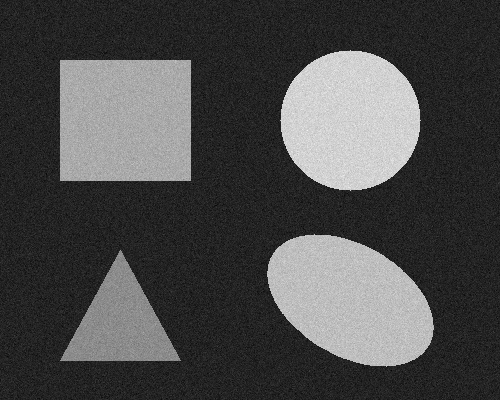
#> input picture sample_images/shapes_noisy.png, 500 x 400 px
$ python 02_region_growing.py
#> lines starting #> are read from the running program, lines starting #| are printed output that depends on the picture; after the words box and inside, x2 and y2 are one past the last pixel; in counts of white or black regions, pixels touching at a corner belong together
"""
Modul Praktikum 05 - Bagian 2: Segmentasi Citra Berbasis Wilayah (Region Growing)
Topik:
1. Konsep Dasar Region Growing (Seed Points, Similarity Criterion, Connectivity)
2. Implementasi Queue-based (Breadth-First Search) Region Growing dari Scratch
3. Pengaruh Nilai Threshold / Toleransi Kesamaan
4. Multi-Seed Region Growing untuk Segmentasi Multi-Objek
"""

import os
from collections import deque
import cv2
import numpy as np
import matplotlib.pyplot as plt

def region_growing(img_gray, seed_point, threshold=15, connectivity=8, dynamic_mean=True):
    """
    Algoritma Region Growing Tunggal Berbasis Queue (BFS).

    Parameter:
    - img_gray: np.ndarray, citra grayscale 2D
    - seed_point: tuple (x, y), koordinat titik awal (seed)
    - threshold: int/float, batas toleransi perbedaan intensitas piksel
    - connectivity: 4 atau 8 tetangga
    - dynamic_mean: bool, jika True membandingkan dengan rata-rata region terkini;
                   jika False membandingkan langsung dengan intensitas titik seed awal.

    Return:
    - mask: np.ndarray uint8 (nilai 255 untuk region terpilih, 0 untuk lainnya)
    """
    h, w = img_gray.shape
    segmented_mask = np.zeros((h, w), dtype=np.uint8)
    visited = np.zeros((h, w), dtype=bool)

    sx, sy = seed_point
    if sx < 0 or sx >= w or sy < 0 or sy >= h:
        raise ValueError(f"Titik seed {seed_point} di luar batas citra ({w}x{h})")

    # Tentukan orientasi tetangga
    if connectivity == 4:
        neighbors_offset = [(-1, 0), (1, 0), (0, -1), (0, 1)]
    else:  # 8-connectivity
        neighbors_offset = [(-1, -1), (-1, 0), (-1, 1),
                            (0, -1),           (0, 1),
                            (1, -1),  (1, 0),  (1, 1)]

    # Inisialisasi Antrean BFS
    queue = deque()
    queue.append((sx, sy))
    visited[sy, sx] = True
    segmented_mask[sy, sx] = 255

    region_sum = float(img_gray[sy, sx])
    region_count = 1
    seed_intensity = float(img_gray[sy, sx])

    while queue:
        cx, cy = queue.popleft()

        # Nilai acuan perbandingan
        current_ref = (region_sum / region_count) if dynamic_mean else seed_intensity

        for dx, dy in neighbors_offset:
            nx, ny = cx + dx, cy + dy

            # Cek boundary citra
            if 0 <= nx < w and 0 <= ny < h:
                if not visited[ny, nx]:
                    visited[ny, nx] = True
                    pixel_val = float(img_gray[ny, nx])

                    # Kriteria kesamaan: selisih absolut <= threshold
                    if abs(pixel_val - current_ref) <= threshold:
                        segmented_mask[ny, nx] = 255
                        queue.append((nx, ny))
                        region_sum += pixel_val
                        region_count += 1

    return segmented_mask

def multi_seed_region_growing(img_gray, seed_points_dict, threshold=15):
    """
    Region Growing untuk banyak objek dengan seed berbeda secara simultan.

    Parameter:
    - seed_points_dict: dict label_id -> (x, y)

    Return:
    - labeled_mask: np.ndarray int32, setiap region memiliki label unik
    """
    h, w = img_gray.shape
    labeled_mask = np.zeros((h, w), dtype=np.int32)
    visited = np.zeros((h, w), dtype=bool)

    # Inisialisasi BFS untuk setiap seed
    queue = deque()
    stats = {}

    for label_id, (sx, sy) in seed_points_dict.items():
        queue.append((sx, sy, label_id))
        visited[sy, sx] = True
        labeled_mask[sy, sx] = label_id
        stats[label_id] = {
            "sum": float(img_gray[sy, sx]),
            "count": 1,
            "seed_val": float(img_gray[sy, sx])
        }

    neighbors_offset = [(-1, -1), (-1, 0), (-1, 1),
                        (0, -1),           (0, 1),
                        (1, -1),  (1, 0),  (1, 1)]

    while queue:
        cx, cy, label_id = queue.popleft()
        ref_val = stats[label_id]["sum"] / stats[label_id]["count"]

        for dx, dy in neighbors_offset:
            nx, ny = cx + dx, cy + dy
            if 0 <= nx < w and 0 <= ny < h:
                if not visited[ny, nx]:
                    visited[ny, nx] = True
                    pixel_val = float(img_gray[ny, nx])

                    if abs(pixel_val - ref_val) <= threshold:
                        labeled_mask[ny, nx] = label_id
                        queue.append((nx, ny, label_id))
                        stats[label_id]["sum"] += pixel_val
                        stats[label_id]["count"] += 1

    return labeled_mask

def main():
    base_dir = os.path.dirname(os.path.abspath(__file__))
    sample_dir = os.path.join(base_dir, "sample_images")
    output_dir = os.path.join(base_dir, "output")
    os.makedirs(output_dir, exist_ok=True)

    print("==================================================")
    print("PRAKTIKUM 05: SEGMENTASI CITRA REGION GROWING")
    print("==================================================")

    # 1. Load Citra Uji
    img_path = os.path.join(sample_dir, "shapes_noisy.png")
    img_gray = cv2.imread(img_path, cv2.IMREAD_GRAYSCALE)
#> img_gray is the input picture: shape (400, 500); min 0, max 244, mean 74.4
    if img_gray is None:
        raise FileNotFoundError("Citra shapes_noisy.png tidak ditemukan!")

    # 2. Definisikan Titik Seed untuk masing-masing objek
    # Bentuk objek: Kotak (120, 120), Lingkaran (350, 120), Segitiga (120, 320), Elips (350, 300)
    seed_kotak = (120, 120)
    seed_lingkaran = (350, 120)
    seed_segitiga = (120, 320)
    seed_elips = (350, 300)

    print(f"[Seed Info] Titik Seed Kotak: {seed_kotak}, Intensitas: {img_gray[seed_kotak[1], seed_kotak[0]]}")
#| [Seed Info] Titik Seed Kotak: (120, 120), Intensitas: 185
    print(f"[Seed Info] Titik Seed Lingkaran: {seed_lingkaran}, Intensitas: {img_gray[seed_lingkaran[1], seed_lingkaran[0]]}")
#| [Seed Info] Titik Seed Lingkaran: (350, 120), Intensitas: 217

    # 3. Uji Pengaruh Variasi Threshold pada Kotak
    mask_t5 = region_growing(img_gray, seed_kotak, threshold=5)    # Terlalu ketat (under-segmentation)
#> in region_growing, `region_sum = float(img_gray[sy, sx])`: region_sum = 185
#> the loop in region_growing, `while queue:` made 5 passes
#> current_ref on passes 1 to 5: 185, 182.7, 182.2, 182.8, 182.8
#> after the loop in region_growing, `while queue:`:
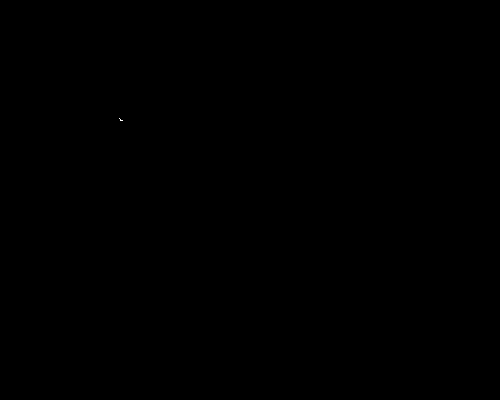
#> segmented_mask: shape (400, 500); 0% white in thin lines or dots, all inside (x1, y1, x2, y2) = (119, 118, 123, 121)
#> after the loop in region_growing, `while queue:`: visited: shape (400, 500) bool; 0.01% white; 1 white region, box (x1, y1, x2, y2) and area: (118, 117, 124, 122) 23
#> after the loop in region_growing, `while queue:`: region_count = 5; region_sum = 914
    mask_t15 = region_growing(img_gray, seed_kotak, threshold=15)  # Optimal
#> call 2 of region_growing, with seed_point = (120, 120), threshold = 15, connectivity = 8, dynamic_mean = True
#> in region_growing (call 2), `region_sum = float(img_gray[sy, sx])`: region_sum = 185
#> the loop in region_growing (call 2), `while queue:` made 14908 passes
#> current_ref on passes 1 to 3: 185, 180.5, 178.7
#> after the loop in region_growing (call 2), `while queue:`: segmented_mask: shape (400, 500); 7.5% white; 1 white region, box (x1, y1, x2, y2) and area: (60, 60, 191, 181) 14908
#> after the loop in region_growing (call 2), `while queue:`:
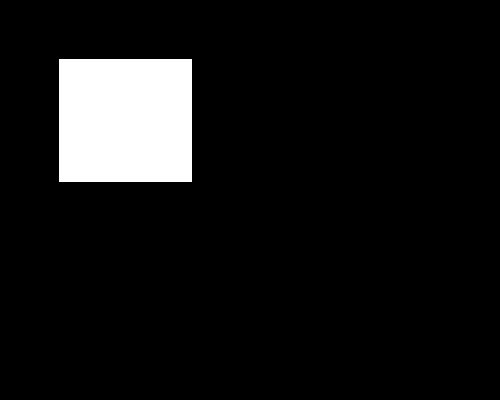
#> visited: shape (400, 500) bool; 8.2% white; 1 white region, box (x1, y1, x2, y2) and area: (59, 59, 192, 182) 16359
#> after the loop in region_growing (call 2), `while queue:`: region_count = 14908; region_sum = 2526818
    mask_t90 = region_growing(img_gray, seed_kotak, threshold=90)  # Terlalu longgar (leaking / over-segmentation)
#> call 3 of region_growing, with seed_point = (120, 120), threshold = 90, connectivity = 8, dynamic_mean = True
#> in region_growing (call 3), `region_sum = float(img_gray[sy, sx])`: region_sum = 185
#> the loop in region_growing (call 3), `while queue:` made 15851 passes
#> current_ref on passes 1 to 3: 185, 170.6, 170.6
#> after the loop in region_growing (call 3), `while queue:`:
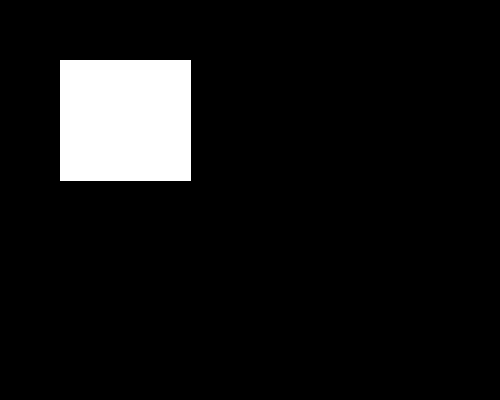
#> segmented_mask: shape (400, 500); 7.9% white; 1 white region, box (x1, y1, x2, y2) and area: (60, 60, 191, 181) 15851
#> after the loop in region_growing (call 3), `while queue:`: region_count = 15851; region_sum = 2687052

    # 4. Multi-Seed Region Growing untuk memisahkan semua 4 objek sekaligus
    seeds_dict = {
        1: seed_kotak,
        2: seed_lingkaran,
        3: seed_segitiga,
        4: seed_elips
    }
    multi_mask = multi_seed_region_growing(img_gray, seeds_dict, threshold=20)
#> after the loop in multi_seed_region_growing, `for label_id, (sx, sy) in seed_points_dict.items():`: labeled_mask: shape (400, 500) int32; 5 distinct labels, from 0 to 4
#> after the loop in multi_seed_region_growing, `for label_id, (sx, sy) in seed_points_dict.items():`: visited: shape (400, 500) bool; 0% white in thin lines or dots, all inside (x1, y1, x2, y2) = (120, 120, 351, 321)
#> after the loop in multi_seed_region_growing, `for label_id, (sx, sy) in seed_points_dict.items():`: stats = 4 items
#> the loop in multi_seed_region_growing, `while queue:` made 53097 passes
#> (cx, cy, label_id, ref_val) on passes 1 to 3: (120, 120, 1, 185), (350, 120, 2, 217), (120, 320, 3, 130)
#> after the loop in multi_seed_region_growing, `while queue:`:
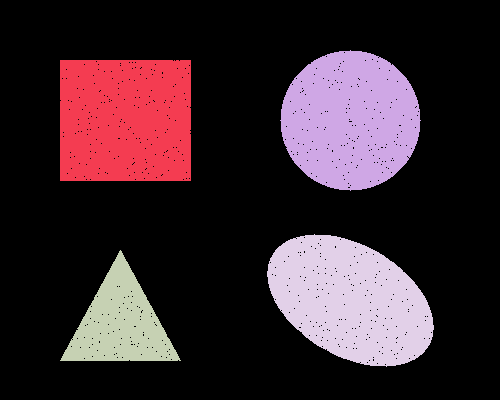
#> labeled_mask: shape (400, 500) int32; 5 distinct labels, from 0 to 4; one colour per label, 0 black
#> after the loop in multi_seed_region_growing, `while queue:`:
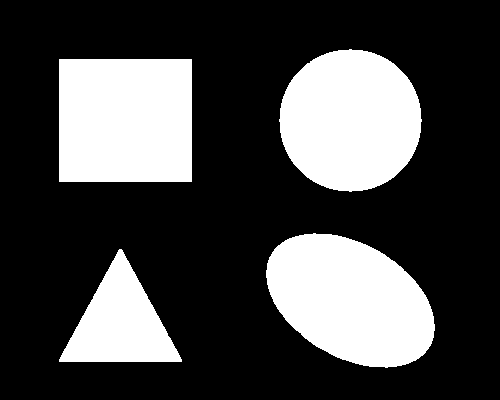
#> visited: shape (400, 500) bool; 27.9% white; 4 white regions, box (x1, y1, x2, y2) and area: (59, 59, 192, 182) 16359, (266, 233, 435, 368) 16358, (279, 49, 422, 192) 15940, (59, 249, 182, 362) 7236

    # 5. Visualisasi Hasil
    fig, axes = plt.subplots(2, 3, figsize=(15, 10))
    plt.suptitle("Praktikum 05: Implementasi dan Eksperimen Region Growing", fontsize=16, fontweight='bold')

    # Citra Asli + Titik Seed
    img_rgb_seeds = cv2.cvtColor(img_gray, cv2.COLOR_GRAY2RGB)
    for sid, (sx, sy) in seeds_dict.items():
        cv2.circle(img_rgb_seeds, (sx, sy), 5, (255, 0, 0), -1)
        cv2.putText(img_rgb_seeds, f"S{sid}", (sx + 8, sy + 5), cv2.FONT_HERSHEY_SIMPLEX, 0.5, (0, 255, 255), 2)
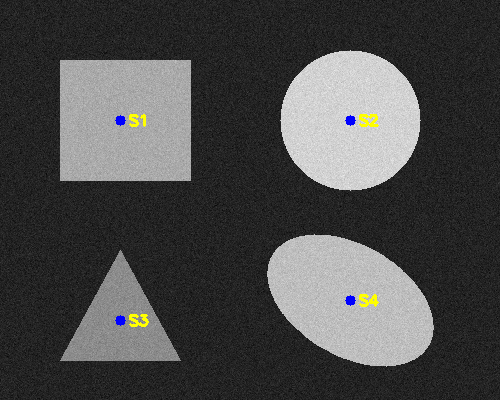
#> img_rgb_seeds: shape (400, 500, 3); 0.47% of pixels changed, all inside (x1, y1, x2, y2) = (115, 114, 379, 327)

    axes[0, 0].imshow(img_rgb_seeds)
    axes[0, 0].set_title("Citra Input + Titik Seed (S1-S4)", fontsize=11, fontweight='bold')
    axes[0, 0].axis('off')

    # Threshold = 5 (Under-segmentation)
    axes[0, 1].imshow(mask_t5, cmap='gray')
    axes[0, 1].set_title("Region Growing (T=5) - Under-segmented", fontsize=11, fontweight='bold')
    axes[0, 1].axis('off')

    # Threshold = 15 (Optimal)
    axes[0, 2].imshow(mask_t15, cmap='gray')
    axes[0, 2].set_title("Region Growing (T=15) - Optimal", fontsize=11, fontweight='bold')
    axes[0, 2].axis('off')

    # Threshold = 90 (Leaking)
    axes[1, 0].imshow(mask_t90, cmap='gray')
    axes[1, 0].set_title("Region Growing (T=90) - Bocor/Leaking", fontsize=11, fontweight='bold')
    axes[1, 0].axis('off')

    # Multi-Seed Segmented Map (Colormap)
    axes[1, 1].imshow(multi_mask, cmap='tab10')
    axes[1, 1].set_title("Multi-Seed Region Growing (4 Objek)", fontsize=11, fontweight='bold')
    axes[1, 1].axis('off')

    # Overlay Segmentasi pada Citra Asli
    overlay = cv2.cvtColor(img_gray, cv2.COLOR_GRAY2RGB)
    colors = [(255, 50, 50), (50, 255, 50), (50, 150, 255), (255, 200, 50)]
    for sid in range(1, 5):
        obj_mask = (multi_mask == sid).astype(np.uint8)
        contours, _ = cv2.findContours(obj_mask, cv2.RETR_EXTERNAL, cv2.CHAIN_APPROX_SIMPLE)
        cv2.drawContours(overlay, contours, -1, colors[sid - 1], 2)
#> obj_mask: shape (400, 500); values 0 (black) and 1 (white), 7.8% white; 1 white region, box (x1, y1, x2, y2) and area: (267, 234, 434, 367) 15570
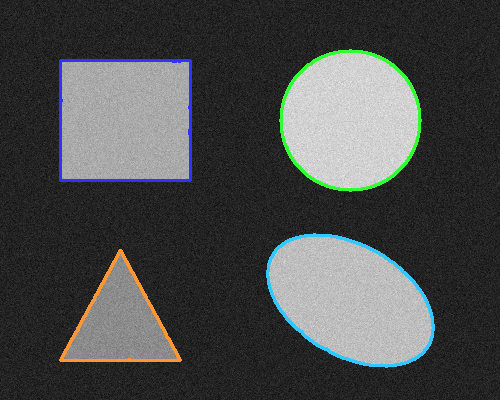
#> overlay: shape (400, 500, 3); 2.95% of pixels changed, all inside (x1, y1, x2, y2) = (59, 49, 435, 368)

    axes[1, 2].imshow(overlay)
    axes[1, 2].set_title("Overlay Kontur Segmentasi Multi-Objek", fontsize=11, fontweight='bold')
    axes[1, 2].axis('off')

    plt.tight_layout()
    out_path = os.path.join(output_dir, "02_region_growing.png")
    plt.savefig(out_path, dpi=200)
#> figure, not shown here; B, G, R data is drawn as R, G, B
    plt.close()

    print(f"[SUCCESS] Hasil Region Growing disimpan di: {out_path}")

if __name__ == "__main__":
    main()

$ run again, with sample_images/bimodal_coins.png copied over sample_images/shapes_noisy.png
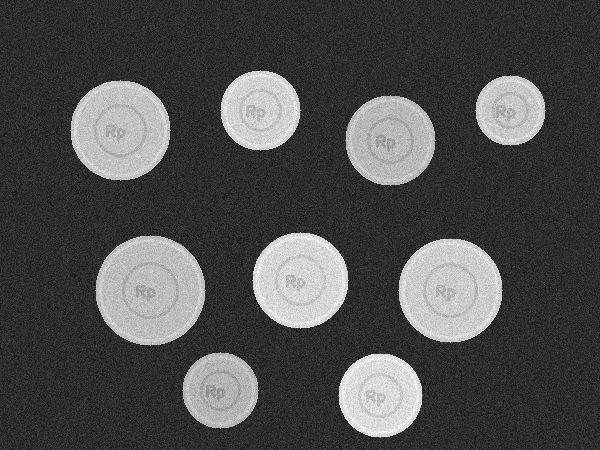
#> input picture sample_images/bimodal_coins.png, 600 x 450 px
#> in main, img_gray is the input picture: shape (450, 600); min 2, max 255, mean 77.9
#| [Seed Info] Titik Seed Kotak: (120, 120), Intensitas: 192
#| [Seed Info] Titik Seed Lingkaran: (350, 120), Intensitas: 187
#> in region_growing, `region_sum = float(img_gray[sy, sx])`: region_sum = 192
#> the loop in region_growing, `while queue:` made 116 passes
#> current_ref on passes 1 to 8: 192, 192.3, 192.4, 192.4, 192, 192.2, 192.1, 192.5
#> after the loop in region_growing, `while queue:`: region_count = 116; region_sum = 22472
#> the loop in region_growing (call 2), `while queue:` made 6045 passes
#> current_ref on passes 1 to 3: 192, 193.9, 195.1
#> in region_growing (call 3), `region_sum = float(img_gray[sy, sx])`: region_sum = 192
#> the loop in region_growing (call 3), `while queue:` made 7845 passes
#> after the loop in region_growing (call 3), `while queue:`:
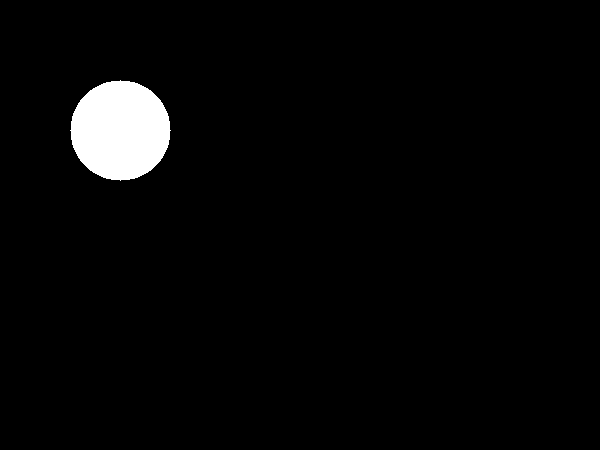
#> segmented_mask: shape (450, 600); 2.9% white; 1 white region, box (x1, y1, x2, y2) and area: (70, 80, 171, 181) 7845
#> after the loop in region_growing (call 3), `while queue:`: region_count = 7845; region_sum = 1523563
#> after the loop in multi_seed_region_growing, `for label_id, (sx, sy) in seed_points_dict.items():`: stats = 4 items
#> the loop in multi_seed_region_growing, `while queue:` made 221722 passes
#> (cx, cy, label_id, ref_val) on passes 1 to 3: (120, 120, 1, 192), (350, 120, 2, 187), (120, 320, 3, 184)
#> after the loop in main, `for sid in range(1, 5):`:
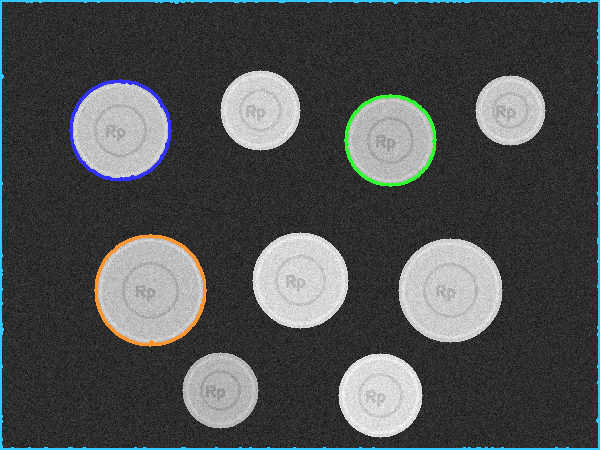
#> overlay: shape (450, 600, 3); 2.9% of pixels changed, all inside (x1, y1, x2, y2) = (0, 0, 600, 450)
